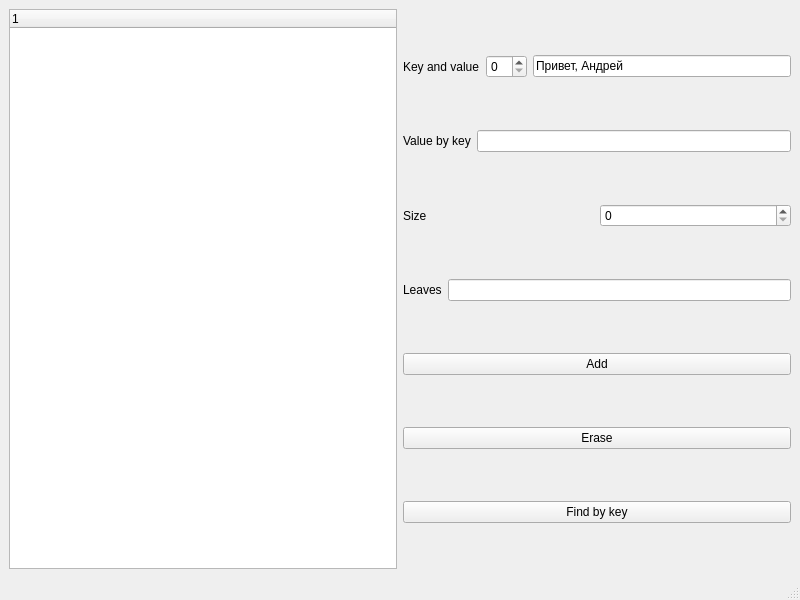
<?xml version="1.0" encoding="UTF-8"?>
<ui version="4.0">
 <class>MainWindow</class>
 <widget class="QMainWindow" name="MainWindow">
  <property name="geometry">
   <rect>
    <x>0</x>
    <y>0</y>
    <width>800</width>
    <height>600</height>
   </rect>
  </property>
  <property name="windowTitle">
   <string>MainWindow</string>
  </property>
  <widget class="QWidget" name="centralwidget">
   <layout class="QHBoxLayout" name="horizontalLayout_5">
    <item>
     <widget class="QTreeWidget" name="tree"/>
    </item>
    <item>
     <layout class="QVBoxLayout" name="verticalLayout">
      <item>
       <layout class="QHBoxLayout" name="horizontalLayout">
        <item>
         <widget class="QLabel" name="label">
          <property name="text">
           <string>Key and value</string>
          </property>
         </widget>
        </item>
        <item>
         <widget class="QSpinBox" name="key"/>
        </item>
        <item>
         <widget class="QLineEdit" name="inputValue">
          <property name="text">
           <string>Привет, Андрей</string>
          </property>
         </widget>
        </item>
       </layout>
      </item>
      <item>
       <layout class="QHBoxLayout" name="horizontalLayout_2">
        <item>
         <widget class="QLabel" name="label_2">
          <property name="text">
           <string>Value by key</string>
          </property>
         </widget>
        </item>
        <item>
         <widget class="QLineEdit" name="returnValue">
          <property name="text">
           <string/>
          </property>
          <property name="readOnly">
           <bool>true</bool>
          </property>
         </widget>
        </item>
       </layout>
      </item>
      <item>
       <layout class="QHBoxLayout" name="horizontalLayout_3">
        <item>
         <widget class="QLabel" name="label_3">
          <property name="text">
           <string>Size</string>
          </property>
         </widget>
        </item>
        <item>
         <widget class="QSpinBox" name="size"/>
        </item>
       </layout>
      </item>
      <item>
       <layout class="QHBoxLayout" name="horizontalLayout_4">
        <item>
         <widget class="QLabel" name="label_4">
          <property name="text">
           <string>Leaves</string>
          </property>
         </widget>
        </item>
        <item>
         <widget class="QLineEdit" name="leaves">
          <property name="text">
           <string/>
          </property>
          <property name="readOnly">
           <bool>true</bool>
          </property>
         </widget>
        </item>
       </layout>
      </item>
      <item>
       <widget class="QPushButton" name="add">
        <property name="text">
         <string>Add</string>
        </property>
       </widget>
      </item>
      <item>
       <widget class="QPushButton" name="erase">
        <property name="text">
         <string>Erase</string>
        </property>
       </widget>
      </item>
      <item>
       <widget class="QPushButton" name="find">
        <property name="text">
         <string>Find by key</string>
        </property>
       </widget>
      </item>
     </layout>
    </item>
   </layout>
  </widget>
  <widget class="QMenuBar" name="menubar">
   <property name="geometry">
    <rect>
     <x>0</x>
     <y>0</y>
     <width>800</width>
     <height>26</height>
    </rect>
   </property>
  </widget>
  <widget class="QStatusBar" name="statusbar"/>
 </widget>
 <resources/>
 <connections/>
</ui>
